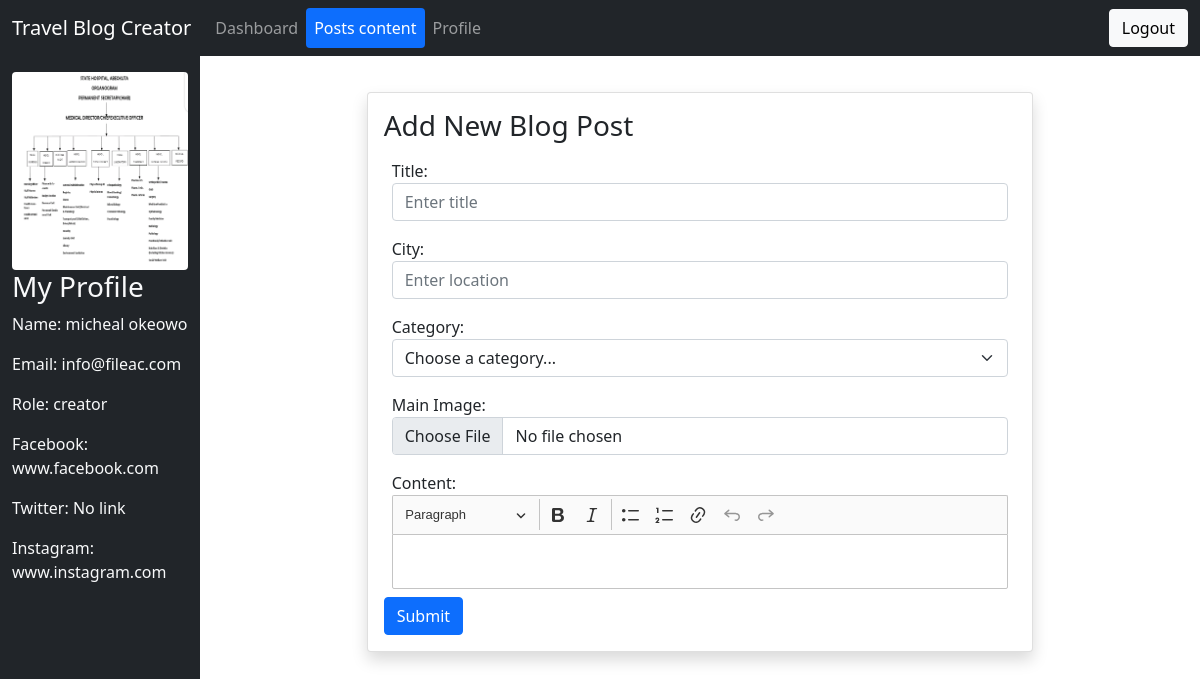
The app's page /createcontent.php (signed in) with its own data.
### tables this page shows
CREATE TABLE IF NOT EXISTS `authusers` (
  `firstname` varchar(255) NOT NULL,
  `lastname` varchar(255) NOT NULL,
  `email` varchar(255) NOT NULL,
  `password` varchar(255) NOT NULL,
  `role` varchar(25) NOT NULL DEFAULT 'creator',
  `description` text,
  `status` varchar(25) NOT NULL DEFAULT 'active',
  `userid` int(11) NOT NULL AUTO_INCREMENT,
  `created` timestamp NOT NULL DEFAULT CURRENT_TIMESTAMP,
  `picture` varchar(255) NOT NULL DEFAULT ' http://localhost/travelblog/img/avatar.jpg',
  `facebook` varchar(255) DEFAULT ' ',
  `instagram` varchar(255) DEFAULT ' ',
  `twitter` varchar(255) DEFAULT ' ',
  PRIMARY KEY (`userid`),
  UNIQUE KEY `password` (`password`),
  UNIQUE KEY `email` (`email`)
);

### createcontent.php (the view, shortened to what this page needs)
<?php
require_once('connection.php');
$creator_id=$_SESSION['user_id'];
$result = mysqli_query($conn, "SELECT * FROM authusers WHERE userid = $creator_id");
        $userobj = mysqli_fetch_assoc($result);
?>
<!DOCTYPE html>
<html>
<head>
    <link rel="stylesheet" href="bootstrap-5.0.2-dist/css/bootstrap.min.css">
</head>
<body>
<nav class="navbar navbar-expand-sm bg-dark navbar-dark nav-pills nav-fill">
<div class="container-fluid">
  <a class="navbar-brand" href="#">Travel Blog Creator </a>
  <div class="collapse navbar-collapse">
  <ul class="navbar-nav me-auto mb-2 mb-lg-0">
    <li class="nav-item">
      <a class="nav-link " href="dashboard.php">Dashboard</a>
    </li>
    <li class="nav-item">
      <a class="nav-link active" href="createcontent.php">Posts content</a>
    </li>
    <li class="nav-item">
      <a class="nav-link " href="updateprofile.php">Profile</a>
    </li>
  </ul>
  <div class="d-flex">
    <a href="logout.php" class="btn btn-light">Logout</a>
  </div>
  </div>
</div>
</nav>
    <div class="container-fluid">
        <div class="row">
            <div class="col-md-2 bg-dark text-light pt-3" style="min-height:100vh">
                <div class="sidebar-sticky">
                <img src="<?php echo $userobj['picture']?>" class="rounded mx-auto d-block" alt="..." style="max-width:100%;max height:20vh">
                <h3>My Profile</h3>
      <p>Name: <?php echo $userobj['lastname'] .' '. $userobj['firstname']?></p>
      <p>Email: <?php echo $userobj['email']?></p>
      <p>Role: <?php echo $userobj['role']?></p><p>Facebook: <?php if($userobj['facebook'] != '' & $userobj['facebook'] != ' '){echo $userobj['facebook'];}else{ echo 'No link';}?></p>
      <p>Twitter: <?php if($userobj['twitter'] != '' & $userobj['twitter'] != ' '){echo $userobj['twitter'];}else{ echo 'No link';}?></p>
      <p>Instagram: <?php if($userobj['instagram'] != '' & $userobj['instagram'] != ' '){echo $userobj['instagram'];}else{ echo 'No link';}?></p>
     </div>
            </div>
            <div class="col-md-10 mt-3">
 <div class="row pt-3">
    <div class="col-8 m-auto card shadow p-3">
      <h3>Add New Blog Post</h3>
      <form action="add_post.php" method="POST" enctype="multipart/form-data">
        <div class="form-group p-2">
          <label for="title">Title:</label>
          <input type="text" class="form-control" id="title" placeholder="Enter title" name="title" required>
        </div>
        <div class="form-group p-2">
          <label for="title">City:</label>
          <input type="text" class="form-control" id="location" placeholder="Enter location" name="location" required>
        </div>
        <div class="form-group p-2">
          <label for="title">Category:</label>
          <select class="form-control form-select" name="category">
          <option selected>Choose a category...</option>
        </select>
        </div>
        <div class="form-group p-2">
          <label for="main_image">Main Image:</label>
          <input type="file" class="form-control" id="main_image" name="main_image" accept="image/*" required>
        </div>
        <div class="form-group p-2">
          <label for="content">Content:</label>
        </div>
        <button type="submit" class="btn btn-primary">Submit</button>
      </form>
    </div>
  </div>
</div>
        </div>
    </div>
</body>
</html>

### records on screen
authusers: picture (picture), lastname "micheal", firstname "okeowo", email "info@fileac.com", role "creator", facebook "www.facebook.com", instagram "www.instagram.com"
